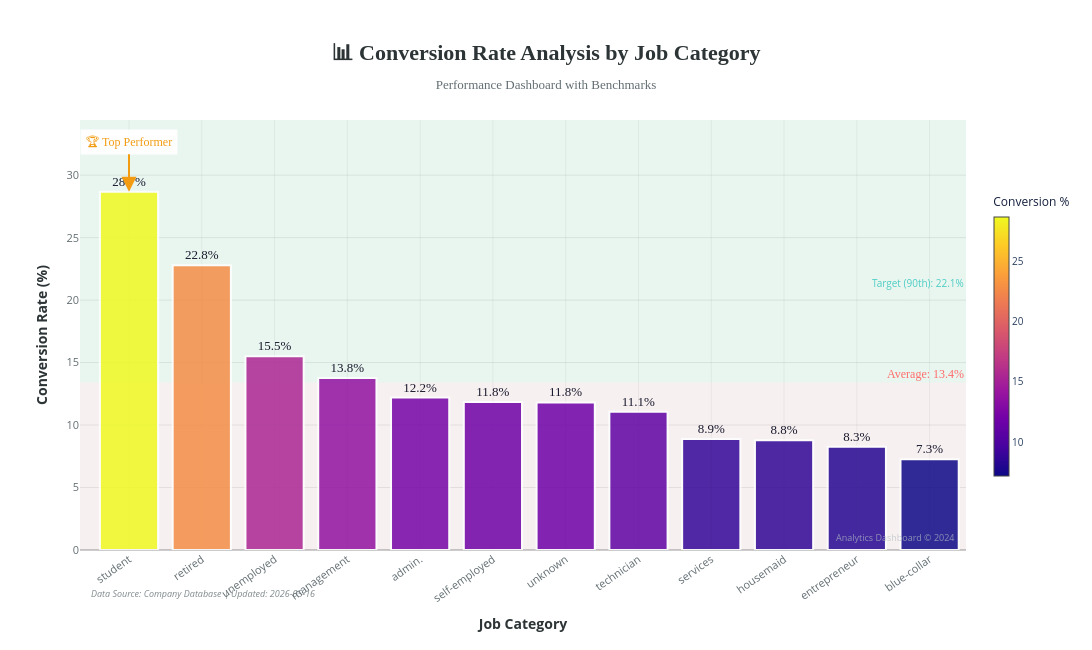

Here is the notebook cell this chart was saved with:
### Code cell
fig = go.Figure()

# Add bars with gradient coloring and enhanced styling
fig.add_trace(go.Bar(
    x=job_data["job"],
    y=job_data["conversion_rate"],
    text=[f"{rate:.1f}%" for rate in job_data["conversion_rate"]],
    textposition='outside',
    textfont=dict(size=13, color='#1a1a2e', family='Arial Black'),
    marker=dict(
        color=job_data["conversion_rate"],
        colorscale='Plasma',
        showscale=True,
        colorbar=dict(
            title=dict(text="Conversion %", font=dict(size=12, color='#16213e')),
            thickness=15,
            len=0.7,
            tickfont=dict(size=10)
        ),
        line=dict(color='white', width=2),
        opacity=0.85
    ),
    hovertemplate='<b>%{x}</b><br>Conversion Rate: <b>%{y:.2f}%</b><extra></extra>',
    name='Conversion Rate'
))

# Add average reference line
avg_rate = job_data["conversion_rate"].mean()
fig.add_hline(
    y=avg_rate,
    line_dash="dashdot",
    line_color="#ff6b6b",
    line_width=2.5,
    annotation_text=f"Average: {avg_rate:.1f}%",
    annotation_position="top right",
    annotation_font=dict(size=12, color="#ff6b6b", family='Arial Black')
)

# Add target line (90th percentile)
target = np.percentile(job_data["conversion_rate"], 90)
fig.add_hline(
    y=target,
    line_dash="dot",
    line_color="#4ecdc4",
    line_width=2,
    annotation_text=f"Target (90th): {target:.1f}%",
    annotation_position="bottom right",
    annotation_font=dict(size=10, color="#4ecdc4")
)

# Highlight top performer
top_idx = job_data["conversion_rate"].idxmax()
fig.add_annotation(
    x=job_data["job"][top_idx],
    y=job_data["conversion_rate"][top_idx],
    text="🏆 Top Performer",
    showarrow=True,
    arrowhead=2,
    arrowsize=1.5,
    arrowwidth=2,
    arrowcolor="#f39c12",
    font=dict(size=12, color="#f39c12", family='Arial Black'),
    ax=0,
    ay=-50,
    bgcolor="rgba(255,255,255,0.9)",
    borderpad=5
)

# Enhanced layout
fig.update_layout(
    title=dict(
        text='<b>📊 Conversion Rate Analysis by Job Category</b><br>' +
             '<span style="font-size:13px;color:#636e72;">Performance Dashboard with Benchmarks</span>',
        x=0.5,
        xanchor='center',
        font=dict(size=22, color='#2d3436', family='Arial Black')
    ),
    xaxis=dict(
        title=dict(text='<b>Job Category</b>', font=dict(size=14, color='#2d3436')),
        tickangle=-35,
        tickfont=dict(size=11, color='#636e72'),
        categoryorder='total descending',
        gridcolor='rgba(0,0,0,0.05)'
    ),
    yaxis=dict(
        title=dict(text='<b>Conversion Rate (%)</b>', font=dict(size=14, color='#2d3436')),
        tickfont=dict(size=11, color='#636e72'),
        gridcolor='rgba(0,0,0,0.08)',
        zerolinecolor='rgba(0,0,0,0.2)',
        range=[0, job_data["conversion_rate"].max() * 1.2]
    ),
    plot_bgcolor='#f8f9fa',
    paper_bgcolor='white',
    width=1100,
    height=650,
    margin=dict(t=120, b=100, l=80, r=80),
    hovermode='x unified',
    legend=dict(
        orientation="h",
        yanchor="bottom",
        y=1.02,
        xanchor="right",
        x=1,
        bgcolor='rgba(255,255,255,0.9)',
        bordercolor='#dfe6e9',
        borderwidth=1
    ),
    shapes=[
        # Shaded region for above average
        dict(
            type='rect',
            xref='paper',
            yref='y',
            x0=0, y0=avg_rate,
            x1=1, y1=job_data["conversion_rate"].max() * 1.2,
            fillcolor='rgba(46, 204, 113, 0.08)',
            layer='below',
            line_width=0
        ),
        # Shaded region for below average
        dict(
            type='rect',
            xref='paper',
            yref='y',
            x0=0, y0=0,
            x1=1, y1=avg_rate,
            fillcolor='rgba(231, 76, 60, 0.05)',
            layer='below',
            line_width=0
        )
    ]
)

# Add watermark
fig.add_annotation(
    text="Analytics Dashboard © 2024",
    xref="paper", yref="paper",
    x=0.99, y=0.01,
    showarrow=False,
    font=dict(size=9, color='#b2bec3'),
    opacity=0.7
)

# Add data source note
fig.add_annotation(
    text=f"Data Source: Company Database | Updated: {pd.Timestamp.now().strftime('%Y-%m-%d')}",
    xref="paper", yref="paper",
    x=0.01, y=-0.12,
    showarrow=False,
    font=dict(size=9, color='#636e72', style='italic'),
    opacity=0.8
)

fig.show()

### Figure 1 — Plotly figure (JSON) as saved in the notebook; plotly's stock layout.template omitted (floating-point values rounded to 4 significant figures)
{"data": [{"hovertemplate": "<b>%{x}</b><br>Conversion Rate: <b>%{y:.2f}%</b><extra></extra>", "marker": {"color": [28.68, 22.79, 15.5, 13.76, 12.2, 11.84, 11.81, 11.06, 8.88, 8.79, 8.27, 7.27], "colorbar": {"len": 0.7, "thickness": 15, "tickfont": {"size": 10}, "title": {"font": {"color": "#16213e", "size": 12}, "text": "Conversion %"}}, "colorscale": [[0, "#0d0887"], [0.1111, "#46039f"], [0.2222, "#7201a8"], [0.3333, "#9c179e"], [0.4444, "#bd3786"], [0.5556, "#d8576b"], [0.6667, "#ed7953"], [0.7778, "#fb9f3a"], [0.8889, "#fdca26"], [1, "#f0f921"]], "line": {"color": "white", "width": 2}, "opacity": 0.85, "showscale": true}, "name": "Conversion Rate", "text": ["28.7%", "22.8%", "15.5%", "13.8%", "12.2%", "11.8%", "11.8%", "11.1%", "8.9%", "8.8%", "8.3%", "7.3%"], "textfont": {"color": "#1a1a2e", "family": "Arial Black", "size": 13}, "textposition": "outside", "type": "bar", "x": ["student", "retired", "unemployed", "management", "admin.", "self-employed", "unknown", "technician", "services", "housemaid", "entrepreneur", "blue-collar"], "y": [28.68, 22.79, 15.5, 13.76, 12.2, 11.84, 11.81, 11.06, 8.88, 8.79, 8.27, 7.27]}], "layout": {"annotations": [{"font": {"color": "#ff6b6b", "family": "Arial Black", "size": 12}, "showarrow": false, "text": "Average: 13.4%", "x": 1, "xanchor": "right", "xref": "x domain", "y": 13.4, "yanchor": "bottom", "yref": "y"}, {"font": {"color": "#4ecdc4", "size": 10}, "showarrow": false, "text": "Target (90th): 22.1%", "x": 1, "xanchor": "right", "xref": "x domain", "y": 22.06, "yanchor": "top", "yref": "y"}, {"arrowcolor": "#f39c12", "arrowhead": 2, "arrowsize": 1.5, "arrowwidth": 2, "ax": 0, "ay": -50, "bgcolor": "rgba(255,255,255,0.9)", "borderpad": 5, "font": {"color": "#f39c12", "family": "Arial Black", "size": 12}, "showarrow": true, "text": "🏆 Top Performer", "x": "student", "y": 28.68}, {"font": {"color": "#b2bec3", "size": 9}, "opacity": 0.7, "showarrow": false, "text": "Analytics Dashboard © 2024", "x": 0.99, "xref": "paper", "y": 0.01, "yref": "paper"}, {"font": {"color": "#636e72", "size": 9, "style": "italic"}, "opacity": 0.8, "showarrow": false, "text": "Data Source: Company Database | Updated: 2026-05-16", "x": 0.01, "xref": "paper", "y": -0.12, "yref": "paper"}], "height": 650, "hovermode": "x unified", "legend": {"bgcolor": "rgba(255,255,255,0.9)", "bordercolor": "#dfe6e9", "borderwidth": 1, "orientation": "h", "x": 1, "xanchor": "right", "y": 1.02, "yanchor": "bottom"}, "margin": {"b": 100, "l": 80, "r": 80, "t": 120}, "paper_bgcolor": "white", "plot_bgcolor": "#f8f9fa", "shapes": [{"fillcolor": "rgba(46, 204, 113, 0.08)", "layer": "below", "line": {"color": "#ff6b6b", "dash": "dashdot", "width": 0}, "type": "rect", "x0": 0, "x1": 1, "xref": "paper", "y0": 13.4, "y1": 34.42, "yref": "y"}, {"fillcolor": "rgba(231, 76, 60, 0.05)", "layer": "below", "line": {"color": "#4ecdc4", "dash": "dot", "width": 0}, "type": "rect", "x0": 0, "x1": 1, "xref": "paper", "y0": 0, "y1": 13.4, "yref": "y"}], "title": {"font": {"color": "#2d3436", "family": "Arial Black", "size": 22}, "text": "<b>📊 Conversion Rate Analysis by Job Category</b><br><span style=\"font-size:13px;color:#636e72;\">Performance Dashboard with Benchmarks</span>", "x": 0.5, "xanchor": "center"}, "width": 1100, "xaxis": {"categoryorder": "total descending", "gridcolor": "rgba(0,0,0,0.05)", "tickangle": -35, "tickfont": {"color": "#636e72", "size": 11}, "title": {"font": {"color": "#2d3436", "size": 14}, "text": "<b>Job Category</b>"}}, "yaxis": {"gridcolor": "rgba(0,0,0,0.08)", "range": [0, 34.42], "tickfont": {"color": "#636e72", "size": 11}, "title": {"font": {"color": "#2d3436", "size": 14}, "text": "<b>Conversion Rate (%)</b>"}, "zerolinecolor": "rgba(0,0,0,0.2)"}}}
